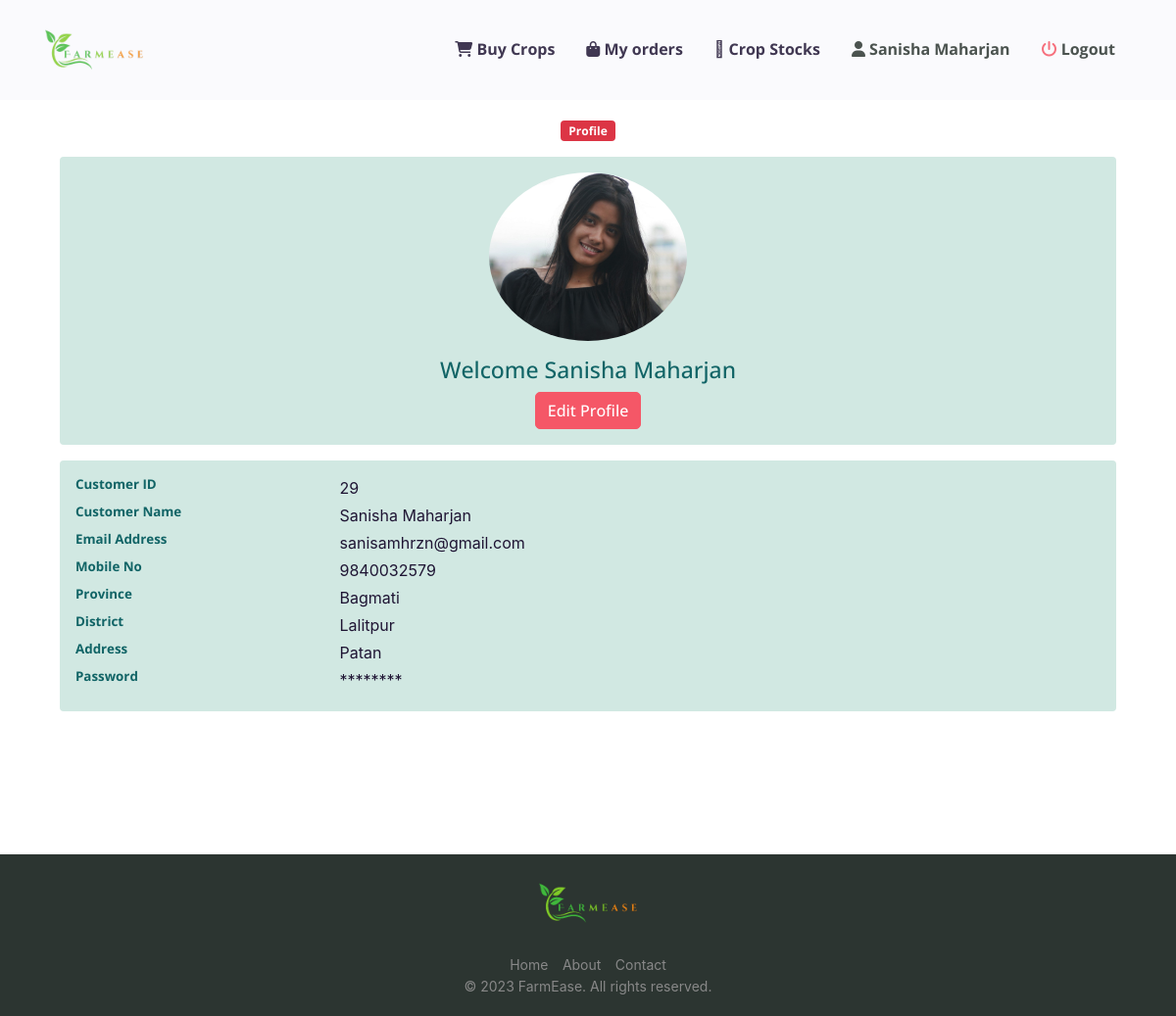
The page /customer/cprofile.php (signed in) on the database its author committed.
### tables this page shows
CREATE TABLE `custlogin` (
  `cust_id` int(20) NOT NULL,
  `cust_name` varchar(255) NOT NULL,
  `password` varchar(255) NOT NULL,
  `email` varchar(255) NOT NULL,
  `address` varchar(255) NOT NULL,
  `district` varchar(255) NOT NULL,
  `province` varchar(255) NOT NULL,
  `phone_no` varchar(255) NOT NULL,
  `photo` varchar(255) NOT NULL,
  `otp` int(50) NOT NULL
);

### customer/csession.php (called while the page is built, shortened)
<?php
$conn = mysqli_connect("localhost", "root", "", "agriculture_portal");
$user_check = $_SESSION['customer_login_user'];
$query = "SELECT cust_name from custlogin where email = '$user_check'";
$ses_sql = mysqli_query($conn, $query);
$row = mysqli_fetch_assoc($ses_sql);
$login_session = $row['cust_name'];
?>

### customer/cprofile.php (the view, shortened to what this page needs)
<?php
include ('csession.php');
$query4 = "SELECT * from custlogin where email='$user_check'";
              $ses_sq4 = mysqli_query($conn, $query4);
              $row4 = mysqli_fetch_assoc($ses_sq4);
              $para1 = $row4['cust_id'];
              $para2 = $row4['cust_name'];
			  $para5 = $row4['email'];
			  $para6 = $row4['phone_no'];
			  $para7 = $row4['province'];
			  $para8 = $row4['district'];
			  $para9 = $row4['address'];
        $para12 = $row4['photo'];
?>
<!DOCTYPE html>
<html>
<?php include ('cheader.php');  ?>
  <body class="bg-white" id="top">
<?php include ('cnav.php');  ?>
  <section class="section section-shaped section-lg">
    <div class="shape shape-style-1 shape-primary">
<div class="container ">
    	 <div class="row">
          <div class="col-md-8 mx-auto text-center">
            <span class="badge badge-danger badge-pill mb-3">Profile</span>
          </div>
        </div>
          <div class="column column-content">
            <div class="col-md-12 mb-3">
				<div class="card">
                <div class="card-body bg-gradient-warning">
                  <div class="d-flex flex-column align-items-center text-center">
                    <img src="<?php echo $para12?>" alt="student" class="rounded-circle img-fluid" width="202px">
                    <div class="mt-3">
                      <h4>                Welcome     <?php echo $login_session ?></h4>
                      		  <button data-toggle="modal" data-target="#edit" class="btn btn-danger">Edit Profile</button>
                    </div>
                  </div>
                </div>
              </div>
            </div>
                <div class="col-md-12">
              <div class="card mb-3">
                <div class="card-body bg-gradient-success">
                  <div class="row mb-1">
                    <div class="col-sm-3">
                      <h6 class="mb-0 font-weight-bold">Customer ID</h6>
                    </div>
                    <div class="col-sm-9 text-dark">
                      <?php echo $para1 ?>
                    </div>
                  </div>
                  <div class="row mb-1">
                    <div class="col-sm-3">
                      <h6 class="mb-0 font-weight-bold">Customer Name</h6>
                    </div>
                    <div class="col-sm-9 text-dark">
                      <?php echo $para2 ?>
                    </div>
                  </div>
                  <div class="row mb-1">
                    <div class="col-sm-3">
                      <h6 class="mb-0 font-weight-bold">Email Address</h6>
                    </div>
                    <div class="col-sm-9 text-dark">
                      <?php echo $para5 ?>
                    </div>
                  </div>
				    <div class="row mb-1">
                    <div class="col-sm-3">
                      <h6 class="mb-0 font-weight-bold">Mobile No</h6>
                    </div>
                    <div class="col-sm-9 text-dark">
                      <?php echo $para6 ?>
                    </div>
                  </div>
				       <div class="row mb-1">
                    <div class="col-sm-3">
                      <h6 class="mb-0 font-weight-bold">Province</h6>
                    </div>
                    <div class="col-sm-9 text-dark">
                      <?php echo $para7 ?>
                    </div>
                  </div>
				       <div class="row mb-1">
                    <div class="col-sm-3">
                      <h6 class="mb-0 font-weight-bold">District</h6>
                    </div>
                    <div class="col-sm-9 text-dark">
                      <?php echo $para8 ?>
                    </div>
                  </div>
				     <div class="row mb-1">
                    <div class="col-sm-3">
                      <h6 class="mb-0 font-weight-bold">Address</h6>
                    </div>
                    <div class="col-sm-9 text-dark">
                      <?php echo $para9 ?>
                    </div>
                  </div>
				     <div class="row mb-1">
                    <div class="col-sm-3">
                      <h6 class="mb-0 font-weight-bold">Password</h6>
                    </div>
                    <div class="col-sm-9 text-dark">
                      ********
                    </div>
                  </div>
                </div>
              </div>
            </div>
          </div>
        </div>
</section>
    <?php require("footer.php");?>
</body>
</html>

### customer/cnav.php (shortened to what this page needs)
  <nav
  id="navbar-main"
      class="navbar navbar-expand-lg navbar-light fixed-top py-3 bg-light opacity-85" data-navbar-on-scroll="data-navbar-on-scroll">
      <div class="container"><a class="navbar-brand" href="#"><img class="d-inline-block align-top img-fluid" src="../assets/img/fm-logo.png" alt="" width="100" /><span class="text-theme font-monospace fs-4 ps-2"></span></a>
         <div class="navbar-collapse collapse border-top border-lg-0 mt-4 mt-lg-0" id="navbarSupportedContent">
         <ul class="navbar-nav align-items-lg-center ml-auto topnav" id="nav">
         <li class="nav-item px-2">
              <a href="cbuy_crops.php" class="nav-link">
                <span class="text-dark nav-link-inner--text font-weight-bold"
                  ><i class="text-dark fas fa-shopping-cart"></i> Buy Crops</span
                >
              </a>
            </li>
            <li class="nav-item px-2">
              <a href="corderhistory.php" class="nav-link">
                <span class="text-dark nav-link-inner--text font-weight-bold"
                  ><i class="fa fa-shopping-bag" aria-hidden="true"></i> My orders</span
                >
              </a>
            </li>
            <li class="nav-item px-2">
              <a href="cstock_crop.php" class="nav-link">
                <span class="text-dark nav-link-inner--text font-weight-bold"
                  ><i class="text-dark fad fa-store-alt"></i> Crop Stocks</span
                >
              </a>
            </li>
		   <li class="nav-item px-2" id="profile">
              <a href="cprofile.php" class="nav-link">
                <span class="nav-link-inner--text font-weight-bold"
                  ><i class="fas fa-user"></i> <?php echo $para2 ?> </span
                >
              </a>
            </li>
		   <li class="nav-item px-2">
              <a href="clogout.php" class="nav-link">
                <span class="nav-link-inner--text font-weight-bold"
                  ><i class="text-danger fas fa-power-off"></i> Logout </span
                >
              </a>
</li>
          </ul>
        </div>
      </div>
    </nav>
  </body>
</html>

### customer/cnav.php (style rules this page uses)
.topnav a { border-bottom: 3px solid transparent; }

### rows shown on the page
custlogin: cust_name "Sanisha Maharjan", photo (picture), cust_id "29", email "sanisamhrzn@gmail.com", phone_no "9840032579", province "Bagmati", district "Lalitpur", address "Patan"
